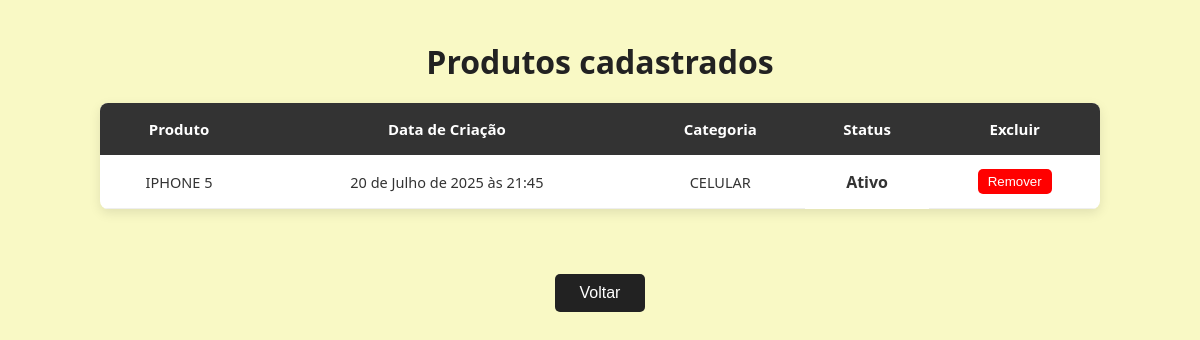
The app's page /usuarios/, older data.
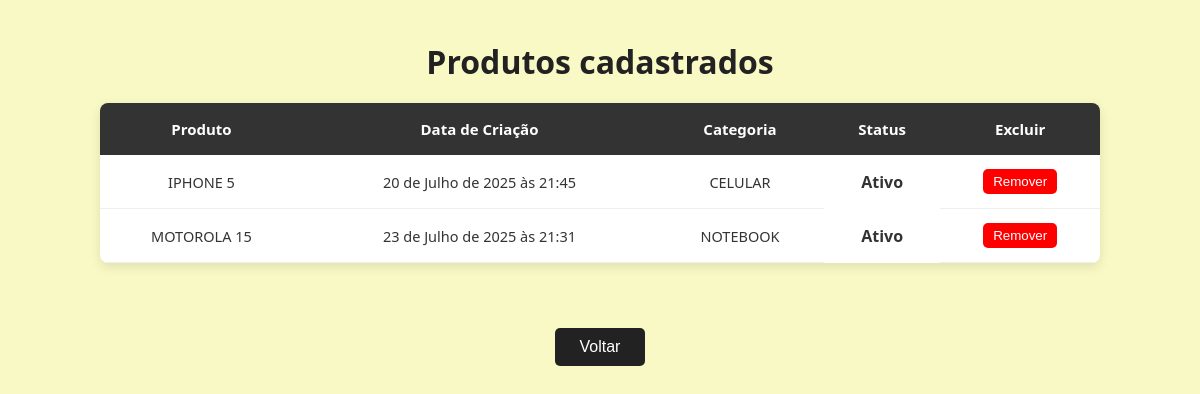
The same page, newer data.
### eletronicos/models.py (models this page shows)
class UsuariosModel(models.Model):
    categorias = models.CharField(choices=categorias)
    email = models.EmailField()
    produto = models.CharField()
    data_criacao = models.DateTimeField(auto_now_add=True)
    status = models.BooleanField(default=True, choices=status_opcoes)

### eletronicos/views.py (the view)
# urls.py: path("usuarios/", mostrar_usuarios, name="Usuarios"),
def mostrar_usuarios(request):
    usuarios = UsuariosModel.objects.all()
    return render(request, "eletronicos/usuarios.html", {"usuarios": usuarios})

### eletronicos/templates/eletronicos/usuarios.html (shortened to what this page needs)
{% load static %}
<!DOCTYPE html>
<html lang="pt-br">
<head>
    <link rel="stylesheet" href="{% static 'eletronicos\usuarios2_style.css'%}">
</head>
<body>
    <h1>
        Produtos cadastrados
    </h1>
    <table>
        <thead>
            <tr>
                <th>Produto</th>
                <th>Data de Criação</th>
                <th>Categoria</th>
                <th>Status</th>
                <th>Excluir</th>
            </tr>
        </thead>
        <tbody>
            {% for usuario in usuarios %}
            <tr>
                <td>
                {{ usuario.produto.upper}}</td>
                <td>{{ usuario.data_criacao }}</td>
                <td>{{ usuario.categorias.upper}}</td>
                <th>{%if usuario.status %}
                Ativo
                {% else %}
                Pendente
                {% endif %}
                </th>
      <td>
                 <a href="{% url 'remover_usuario' usuario.id %}"
                   onclick="return confirm('Tem certeza que deseja remover este usuário?');">
                   <button style="background-color: red; color: white; border: none; padding: 5px 10px; border-radius: 5px;">
                       Remover
                   </button>
                </a>
            </td>
            </tr>
            {% endfor %}
        </tbody>
    </table>
    <a href="{% url 'home_page' %}"><button type="submit" style='margin-top: 15px;
    padding: 10px 25px;
    font-size: 16px;
    border: none;
    border-radius: 5px;
    background-color: #222;
    color: white;
    cursor: pointer;
    transition: background-color 0.3s ease;button:hover{
    background-color: rgb(14, 211, 14);
}'>Voltar
    </button></a>
</body>
</html>

Row changes from the older to the newer data that the page shows:
added UsuariosModel: produto "MOTOROLA 15", data_criacao "23 de Julho de 2025 às 21:31", categorias "NOTEBOOK", status "Ativo"
